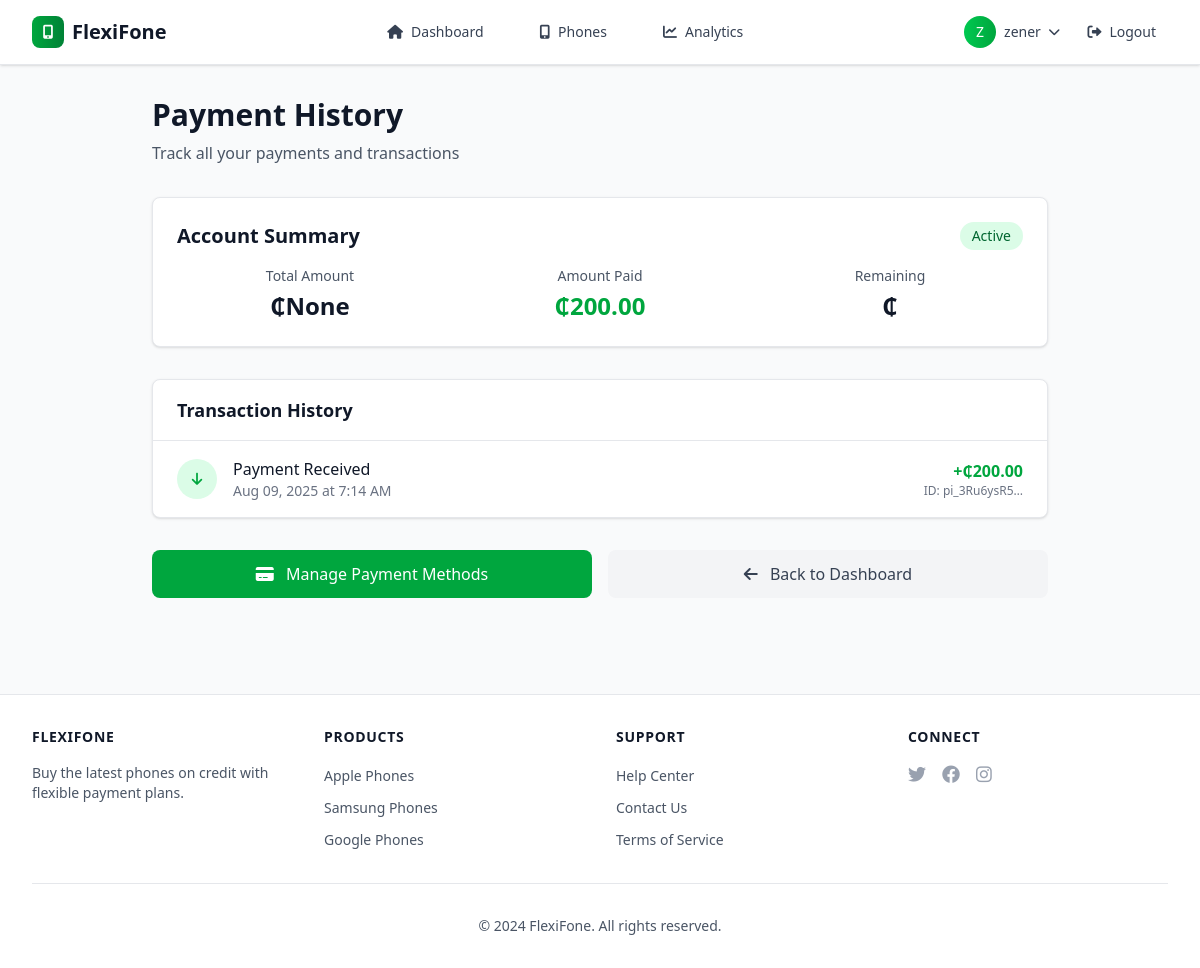
Before: /accounts/payment-history/ (signed in) with the older database file.
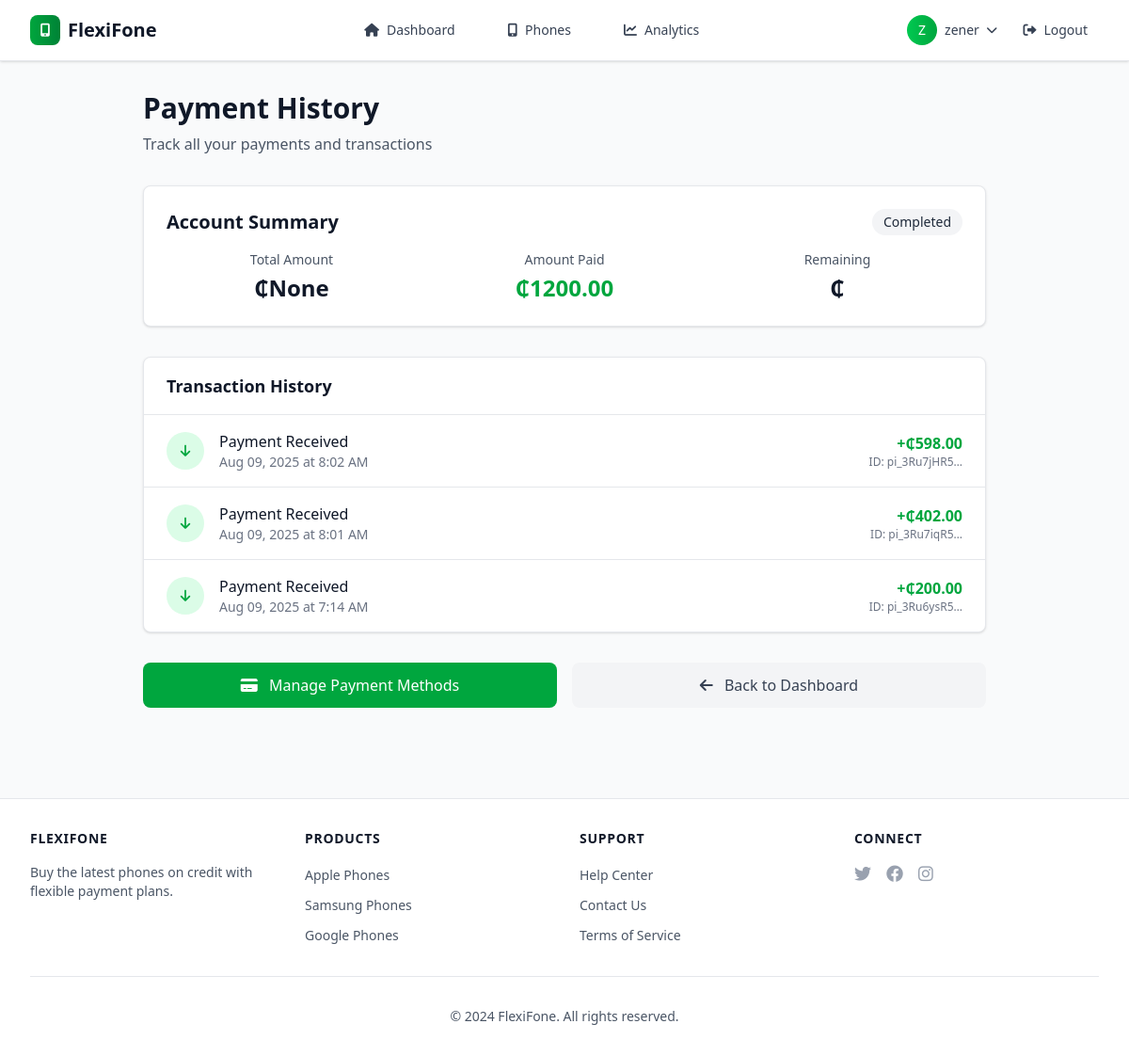
After: the same page with the newer database file.
### accounts/models.py (models this page shows, shortened)
class CreditAccount(models.Model):
    class AccountType(models.TextChoices):
        SAVINGS = 'SAVINGS', 'Save-to-Own'
        CREDIT = 'CREDIT', 'Buy Now, Pay Later'
    class Status(models.TextChoices):
        PENDING = 'PENDING', 'Pending Approval'
        ACTIVE = 'ACTIVE', 'Active'
        COMPLETED = 'COMPLETED', 'Completed'
        CLOSED = 'CLOSED', 'Closed'
        REPAYING = 'REPAYING', 'Repaying'
        OVERDUE = 'OVERDUE', 'Overdue'
        PAID_OFF = 'PAID_OFF', 'Paid Off'
        DECLINED = 'DECLINED', 'Declined'
    user = models.OneToOneField(
        User, on_delete=models.CASCADE, related_name='credit_account')
    product = models.ForeignKey(Product, on_delete=models.PROTECT)
    balance = models.DecimalField(
        max_digits=10, decimal_places=2, default=0.00)
    account_type = models.CharField(
        max_length=10, choices=AccountType.choices, default=AccountType.CREDIT)
    status = models.CharField(
        max_length=10, choices=Status.choices, default=Status.PENDING)
    loan_amount = models.DecimalField(
        max_digits=10, decimal_places=2, null=True, blank=True)
    installment_amount = models.DecimalField(
        max_digits=10, decimal_places=2, null=True, blank=True)
    installment_count = models.IntegerField(
        default=12, help_text="Number of installments")
    interest_rate = models.DecimalField(
        max_digits=5, decimal_places=2, default=0.00)
    next_payment_due_date = models.DateField(null=True, blank=True)
    last_payment_date = models.DateField(null=True, blank=True)
    accepted_terms = models.BooleanField(default=False)
    accepted_at = models.DateTimeField(null=True, blank=True)
    created_at = models.DateTimeField(auto_now_add=True)
    updated_at = models.DateTimeField(auto_now=True)

class Transaction(models.Model):
    class TransactionType(models.TextChoices):
        PAYMENT = 'PAYMENT', 'Payment'
        REFUND = 'REFUND', 'Refund'
        FEE = 'FEE', 'Fee'
        LATE_FEE = 'LATE_FEE', 'Late Fee'
    account = models.ForeignKey(
        CreditAccount, on_delete=models.CASCADE, related_name='transactions')
    amount = models.DecimalField(max_digits=10, decimal_places=2)
    transaction_type = models.CharField(
        max_length=10, choices=TransactionType.choices, default=TransactionType.PAYMENT)
    timestamp = models.DateTimeField(auto_now_add=True)
    transaction_id = models.CharField(
        max_length=100, unique=True)  # From payment gateway
    description = models.CharField(max_length=255, blank=True)
    stripe_payment_intent = models.CharField(
        max_length=255, blank=True, null=True)

### accounts/views.py (the view)
# urls.py: path('payment-history/', payment_history_view, name='payment_history'),
@login_required
def payment_history_view(request):
    try:
        credit_account = request.user.credit_account
        transactions = Transaction.objects.filter(
            account=credit_account).order_by('-timestamp')
    except CreditAccount.DoesNotExist:
        credit_account = None
        transactions = []
    context = {
        'credit_account': credit_account,
        'transactions': transactions,
    }
    return render(request, 'payment_history.html', context)

### templates/payment_history.html (shortened to what the changed rows need)
{% extends 'base.html' %}
{% block content %}
<div class="max-w-4xl mx-auto">
    <div class="mb-8">
        <h1 class="text-3xl font-bold text-gray-900 mb-2">Payment History</h1>
    </div>
    {% if credit_account %}
        <div class="bg-white rounded-lg shadow-sm border border-gray-200 p-6 mb-8">
            <div class="flex items-center justify-between mb-4">
                <h2 class="text-xl font-semibold text-gray-900">Account Summary</h2>
                <span class="px-3 py-1 text-sm font-medium rounded-full
                    {% if credit_account.status == 'ACTIVE' %}bg-green-100 text-green-800
                    {% elif credit_account.status == 'REPAYING' %}bg-blue-100 text-blue-800
                    {% elif credit_account.status == 'OVERDUE' %}bg-red-100 text-red-800
                    {% else %}bg-gray-100 text-gray-800{% endif %}">
                    {{ credit_account.get_status_display }}
                </span>
            </div>
            <div class="grid grid-cols-1 md:grid-cols-3 gap-6">
                <div class="text-center">
                    <p class="text-sm text-gray-600 mb-1">Total Amount</p>
                    <p class="text-2xl font-bold text-gray-900">₵{{ credit_account.loan_amount }}</p>
                </div>
                <div class="text-center">
                    <p class="text-sm text-gray-600 mb-1">Amount Paid</p>
                    <p class="text-2xl font-bold text-green-600">₵{{ credit_account.balance }}</p>
                </div>
                <div class="text-center">
                    <p class="text-sm text-gray-600 mb-1">Remaining</p>
                    <p class="text-2xl font-bold text-gray-900">₵{{ credit_account.loan_amount|add:"-"|add:credit_account.balance }}</p>
                </div>
            </div>
        </div>
        <div class="bg-white rounded-lg shadow-sm border border-gray-200">
            <div class="px-6 py-4 border-b border-gray-200">
                <h3 class="text-lg font-semibold text-gray-900">Transaction History</h3>
            </div>
            {% if transactions %}
                <div class="divide-y divide-gray-200">
                    {% for transaction in transactions %}
                        <div class="px-6 py-4 hover:bg-gray-50 transition-colors">
                            <div class="flex items-center justify-between">
                                <div class="flex items-center space-x-4">
                                    <div class="w-10 h-10 rounded-full flex items-center justify-center
                                        {% if transaction.transaction_type == 'PAYMENT' %}bg-green-100 text-green-600
                                        {% elif transaction.transaction_type == 'CHARGE' %}bg-red-100 text-red-600
                                        {% else %}bg-gray-100 text-gray-600{% endif %}">
                                        {% if transaction.transaction_type == 'PAYMENT' %}
                                            <i class="fas fa-arrow-down text-sm"></i>
                                        {% elif transaction.transaction_type == 'CHARGE' %}
                                            <i class="fas fa-arrow-up text-sm"></i>
                                        {% else %}
                                            <i class="fas fa-exchange-alt text-sm"></i>
                                        {% endif %}
                                    </div>
                                    <div>
                                        <p class="font-medium text-gray-900">
                                            {% if transaction.transaction_type == 'PAYMENT' %}
                                                Payment Received
                                            {% elif transaction.transaction_type == 'CHARGE' %}
                                                Payment Due
                                            {% else %}
                                                {{ transaction.description|default:"Transaction" }}
                                            {% endif %}
                                        </p>
                                        <p class="text-sm text-gray-500">{{ transaction.timestamp|date:"M d, Y" }} at {{ transaction.timestamp|date:"g:i A" }}</p>
                                    </div>
                                </div>
                                <div class="text-right">
                                    <p class="font-semibold text-gray-900
                                        {% if transaction.transaction_type == 'PAYMENT' %}text-green-600
                                        {% elif transaction.transaction_type == 'CHARGE' %}text-red-600
                                        {% endif %}">
                                        {% if transaction.transaction_type == 'PAYMENT' %}+{% endif %}₵{{ transaction.amount }}
                                    </p>
                                    {% if transaction.transaction_id %}
                                        <p class="text-xs text-gray-500">ID: {{ transaction.transaction_id|truncatechars:12 }}</p>
                                    {% endif %}
                                </div>
                            </div>
                        </div>
                    {% endfor %}
                </div>
            {% endif %}
        </div>
        <div class="mt-8 flex flex-col sm:flex-row gap-4">
            <a href="{% url 'accounts:manage_payments' %}"
               class="flex-1 bg-green-600 text-white px-6 py-3 rounded-lg font-medium hover:bg-green-700 transition-colors text-center">
                <i class="fas fa-credit-card mr-2"></i>
                Manage Payment Methods
            </a>
            <a href="{% url 'accounts:dashboard' %}"
               class="flex-1 bg-gray-100 text-gray-700 px-6 py-3 rounded-lg font-medium hover:bg-gray-200 transition-colors text-center">
                <i class="fas fa-arrow-left mr-2"></i>
                Back to Dashboard
            </a>
        </div>
    {% endif %}
</div>
{% endblock %}

Changed rows visible on the page:
changed CreditAccount "None": status "Active" → "Completed"; balance "200.00" → "1200.00"
added Transaction: transaction_type "PAYMENT" (drawn)
added Transaction: transaction_type "PAYMENT" (drawn)
